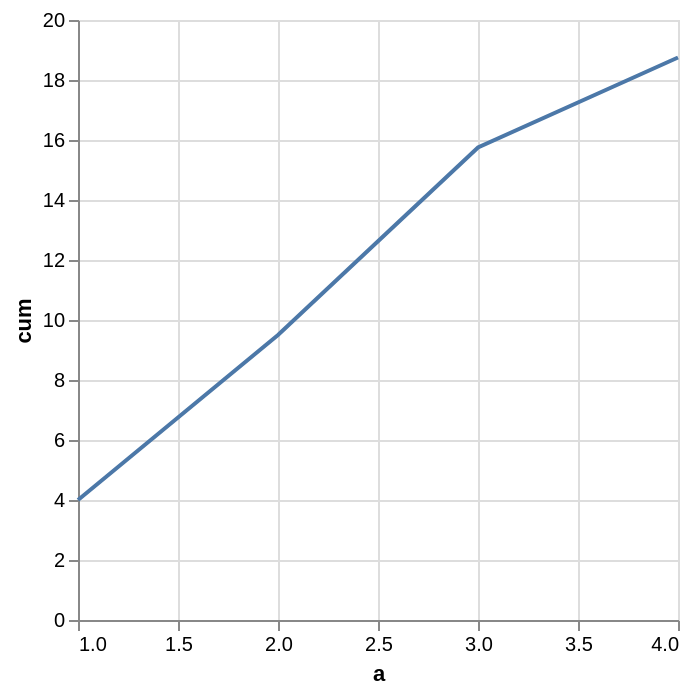

Vega-Lite specification for this chart:
### Vega-Lite specification from a JSON file in a GitHub repository (floating-point values rounded to 4 significant figures)
{"$schema": "https://vega.github.io/schema/vega-lite/v6.4.1.json", "config": {"view": {"continuousHeight": 300, "continuousWidth": 300}}, "data": {"name": "data-aec22b5641fce54c6a1b0f41e0a05405"}, "datasets": {"data-aec22b5641fce54c6a1b0f41e0a05405": [{"a": 1, "b": 4.0, "c": "x", "t": "2026-01-01T00:00:00"}, {"a": 2, "b": 5.5, "c": "y", "t": "2026-01-02T00:00:00"}, {"a": 3, "b": 6.25, "c": "x", "t": "2026-01-03T00:00:00"}, {"a": 4, "b": 3.0, "c": "y", "t": "2026-01-04T00:00:00"}]}, "encoding": {"x": {"field": "a", "type": "quantitative"}, "y": {"field": "cum", "type": "quantitative"}}, "mark": {"type": "line"}, "transform": [{"sort": [{"field": "a"}], "window": [{"as": "cum", "field": "b", "op": "sum"}]}]}
